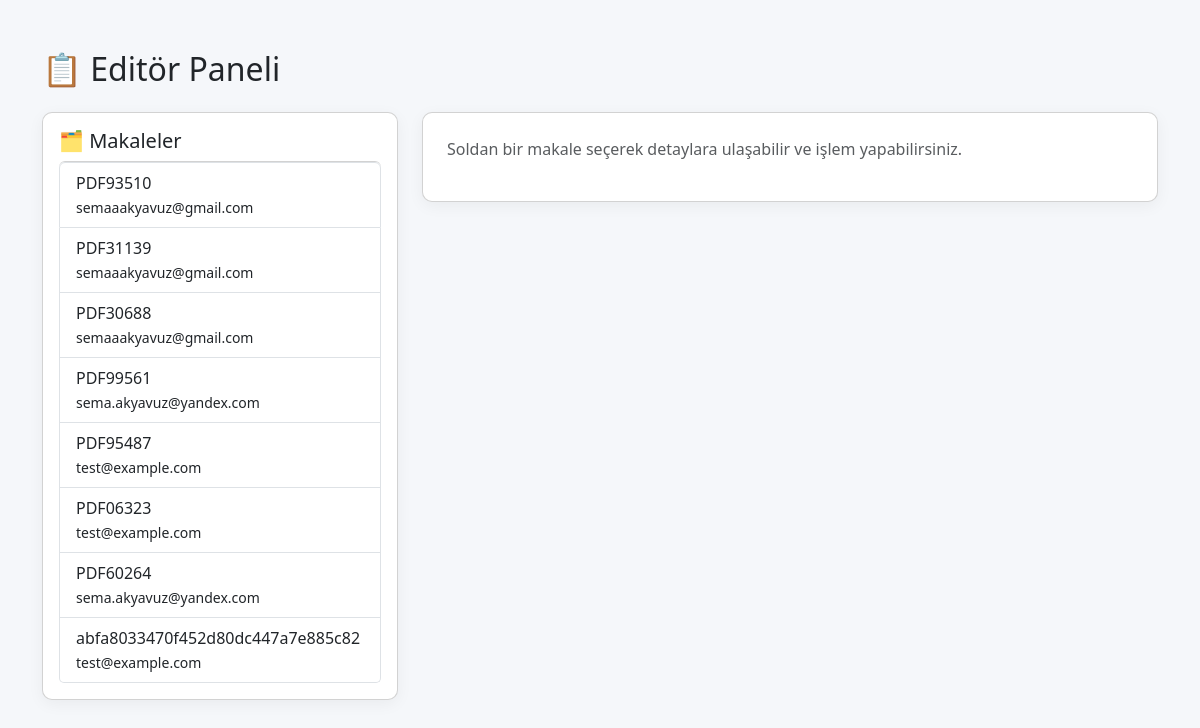
Screenshot of /editor/ with the database file from the repository.
### makale/models.py (models this page shows, shortened)
class Makale(models.Model):
    takip_numarasi = models.CharField(max_length=10, unique=True, editable=False, default=benzersiz_takip_no_uret)
    email = models.EmailField()
    ad_soyad = models.CharField(max_length=100, blank=True, null=True)
    kurum = models.CharField(max_length=150, blank=True, null=True)
    pdf = models.FileField(upload_to='makaleler/')
    anonim_pdf = models.FileField(upload_to='anonim/', blank=True, null=True)
    degerlendirme_pdf = models.FileField(upload_to='degerlendirmeler/', blank=True, null=True)
    yukleme_tarihi = models.DateTimeField(auto_now_add=True)
    guncellendi = models.BooleanField(default=False)

### makale/views.py (the view, shortened to what this page needs)
# urls.py: path('editor/', views.editore_panel, name='editore_panel'),
def editore_panel(request):
    makaleler = Makale.objects.all().order_by('-yukleme_tarihi')
    secili_makale = None
    form = None
    mesajlar = None
    gonderildi = False
    hakem_form = None
    hakem_degerlendirmeleri = []
    return render(request, 'makale/editore_panel.html', {
        'makaleler': makaleler,
        'form': form,
        'secili_makale': secili_makale,
        'mesajlar': mesajlar,
        'gonderildi': gonderildi,
        'hakem_form': hakem_form,
        'hakem_degerlendirmeleri': hakem_degerlendirmeleri
    })

### makale/templates/makale/editore_panel.html (shortened to what this page needs)
{% load crispy_forms_tags %}
<!DOCTYPE html>
<html lang="tr">
<head>
    <link href="https://cdn.jsdelivr.net/npm/bootstrap@5.3.0/dist/css/bootstrap.min.css" rel="stylesheet">
</head>
<body>
<div class="container">
    <h2 class="mb-4">📋 Editör Paneli</h2>
    <div class="row">
        <div class="col-md-4">
            <div class="card p-3">
                <h5>🗂 Makaleler</h5>
                <div class="list-group">
                    {% for makale in makaleler %}
                        <a href="?makale_id={{ makale.id }}" class="list-group-item list-group-item-action">
                            {{ makale.takip_numarasi }}<br>
                            <small>{{ makale.email }}</small>
                        </a>
                    {% empty %}
                        <p class="text-muted">Henüz yüklenen makale yok.</p>
                    {% endfor %}
                </div>
            </div>
        </div>
        <div class="col-md-8">
            {% if secili_makale %}
            <div class="card p-4">
                <h5 class="mb-3">📄 Seçilen Makale Bilgileri</h5>
                <p><strong>Takip No:</strong> {{ secili_makale.takip_numarasi }}</p>
                <p><strong>E-posta:</strong> {{ secili_makale.email }}</p>
                <p><strong>Yüklenme Tarihi:</strong> {{ secili_makale.yukleme_tarihi|date:"d.m.Y H:i" }}</p>
                <p><strong>PDF:</strong> <a href="{{ secili_makale.pdf.url }}" target="_blank" class="btn btn-outline-primary btn-sm">İndir</a></p>
                {% if secili_makale.hakemeyollamakaydi_set.exists %}
                    {% with atama=secili_makale.hakemeyollamakaydi_set.first %}
                    <div class="alert alert-success">
                        <strong>✓ Hakem Ataması:</strong><br>
                        {{ atama.hakem.isim }} ({{ atama.hakem.email }})<br>
                        <small>Atanma Tarihi: {{ atama.tarih|date:"d.m.Y H:i" }}</small>
                    </div>
                    {% endwith %}
                {% endif %}
                {% if secili_makale.guncellendi %}
                    <div class="alert alert-warning mt-3">📌 Bu makale <strong>revize edilmiştir</strong>.</div>
                {% endif %}
                <a href="{% url 'anonimlestir' secili_makale.id %}" class="btn btn-danger btn-sm my-2">🔒 Anonimleştir</a>
                {% if mesajlar %}
                <hr>
                <h6>📨 Mesaj Geçmişi</h6>
                {% for mesaj in mesajlar %}
                <div class="alert {% if mesaj.kullanici_gonderdi %}alert-primary{% else %}alert-light border{% endif %}">
                    <small>{{ mesaj.tarih|date:"d.m.Y H:i" }}</small>
                    <strong>
                        {% if mesaj.kullanici_gonderdi %}
                            Kullanıcı
                        {% else %}
                            Editör
                        {% endif %}
                    </strong><br>
                    {{ mesaj.icerik }}
                </div>
                {% endfor %}
                {% endif %}
                {% if hakem_degerlendirmeleri %}
                <hr class="mt-4">
                <h5 class="text-success">📑 Hakem Değerlendirmeleri</h5>
                {% for degerlendirme in hakem_degerlendirmeleri %}
                    <div class="alert alert-secondary">
                        <small>{{ degerlendirme.tarih|date:"d.m.Y H:i" }}</small><br>
                        {{ degerlendirme.yorum }}
                        <form method="POST" class="mt-2">
                            {% csrf_token %}
                            <input type="hidden" name="makale_id" value="{{ secili_makale.id }}">
                            <input type="hidden" name="degerlendirme_id" value="{{ degerlendirme.id }}">
                            <button type="submit" name="append_evaluation" class="btn btn-primary btn-sm">
                                📎 Değerlendirmeyi PDF'e Ekle
                            </button>
                        </form>
                    </div>
                {% endfor %}
                {% endif %}
                <hr>
                <h6>✍️ Yazara Mesaj Gönder</h6>
                <form method="POST">
                    {% csrf_token %}
                    {{ form|crispy }}
                    <input type="hidden" name="makale_id" value="{{ secili_makale.id }}">
                    <button class="btn btn-primary mt-2">Gönder</button>
                </form>
                {% if gonderildi %}
                    <div class="alert alert-success mt-3">Mesaj başarıyla gönderildi ✅</div>
                {% endif %}
            </div>
            {% else %}
            <div class="card p-4">
                <p class="text-muted">Soldan bir makale seçerek detaylara ulaşabilir ve işlem yapabilirsiniz.</p>
            </div>
            {% endif %}
        </div>
    </div>
</div>
</body>
</html>

### makale/templates/makale/editore_panel.html (style rules this page uses)
body { background-color: #f5f7fa; }
.container { margin-top: 50px; }
.card { box-shadow: 0px 4px 16px rgba(0,0,0,0.05); border-radius: 10px; }

### rows the page displays
Makale: takip_numarasi "PDF93510", email "semaaakyavuz@gmail.com"
Makale: takip_numarasi "PDF31139", email "semaaakyavuz@gmail.com"
Makale: takip_numarasi "PDF30688", email "semaaakyavuz@gmail.com"
Makale: takip_numarasi "PDF99561", email "sema.akyavuz@yandex.com"
Makale: takip_numarasi "PDF95487", email "test@example.com"
Makale: takip_numarasi "PDF06323", email "test@example.com"
Makale: takip_numarasi "PDF60264", email "sema.akyavuz@yandex.com"
Makale: takip_numarasi "abfa8033470f452d80dc447a7e885c82", email "test@example.com"
